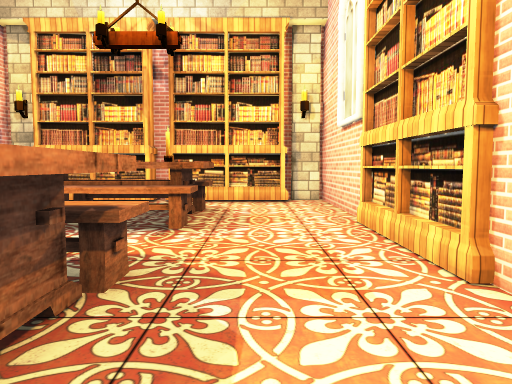
[1] (above)

13 first-person views from a walk through a 3-D level made in the Unity game engine. The camera is 1.2 m above the floor, tilts 4° down and sees 70° across. The floor is counted in squares, 1 m on a side. Each view is taken from the middle of a square. On the plan, view 1 faces up. The plan holds only what a view shows up to about 15 squares ahead; the rest is blank. Some surface patterns are stand-ins.

[2]
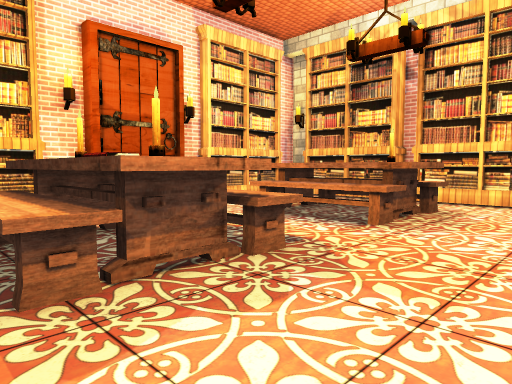

[3]
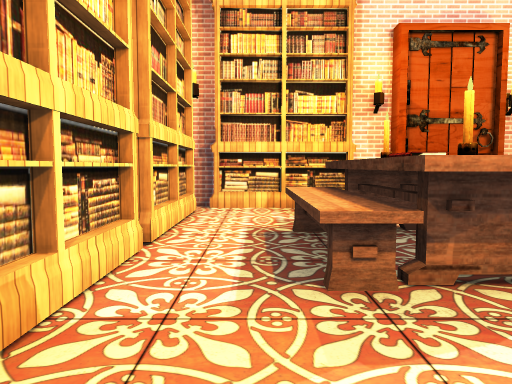

[4]
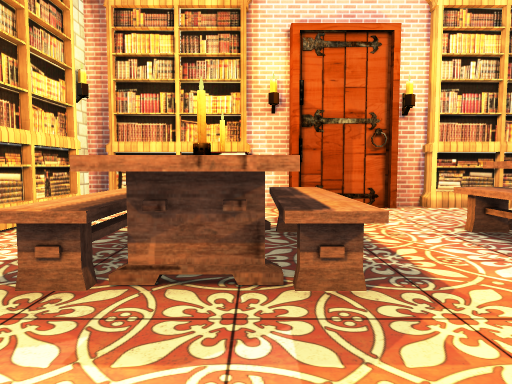

[5]
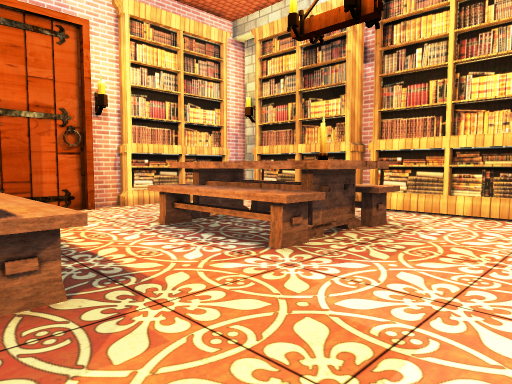

[6]
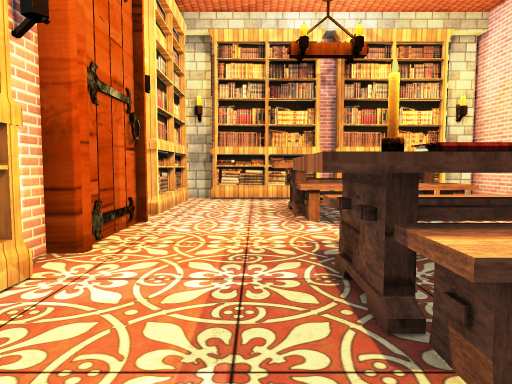

[7]
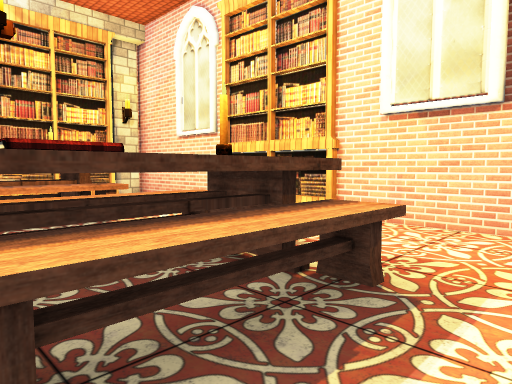

[8]
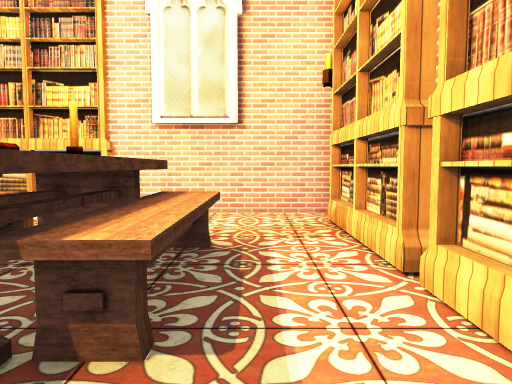

[9]
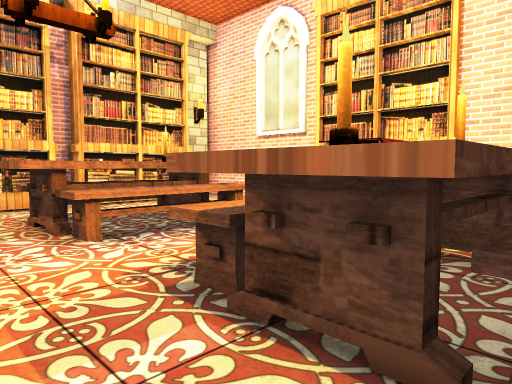

[10]
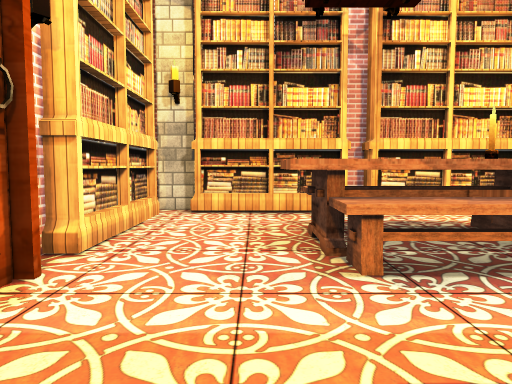

[11]
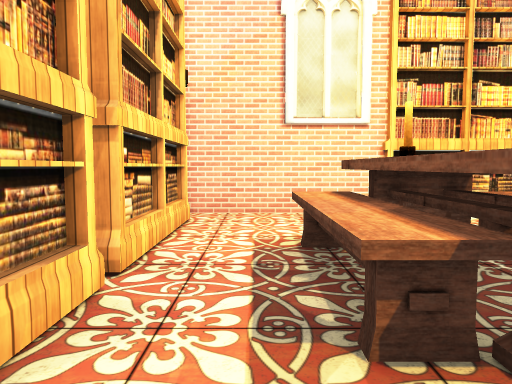

[12]
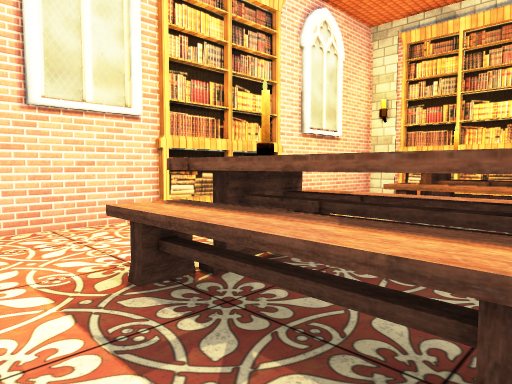

[13]
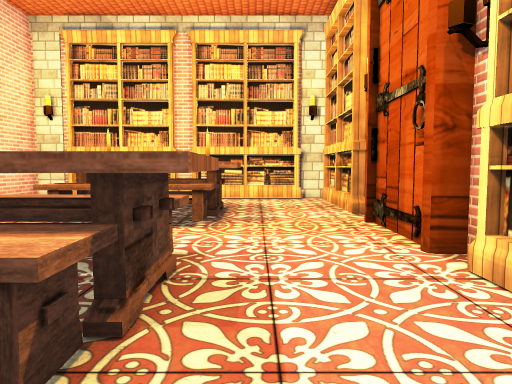

### Floor plan
Key: @ floor where view 1 was taken; # wall or solid block; . floor; ^ raised ledge; B bookshelf; C candle; K books; O other object.
Columns run from 9 left of view 1 to 3 right of it. Each row starts with its distance up from view 1.
 13 ##BBBB#BBB###
 12 #...........#
 11 B...........#
 10 B...OOOOO...#
  9 B...^^^C^...#
  8 #...OOOOO...B
  7 #...OOOOO..B
  6 #..........B
  5 #..........B
  4 #...OOOOO..BB
  3 #...OKOOO...#
  2 B...CK^C^...#
  1 B...OOOOO...#
  0 B........@..#
 -1 B...........#
 -2 ##BBBB#BBB###

Positions as (right, up) in squares from view 1, and headings:
1: (0, 0), facing up
2: (2, 0), facing up-left
3: (2, 0), facing left
4: (2, 3), facing left
5: (2, 3), facing up-left
6: (-6, -1), facing up
7: (-5, -1), facing up-right
8: (-7, 0), facing right
9: (-7, 1), facing up-right
10: (-6, 3), facing up
11: (-7, 11), facing right
12: (-5, 12), facing down-right
13: (-6, 12), facing down
